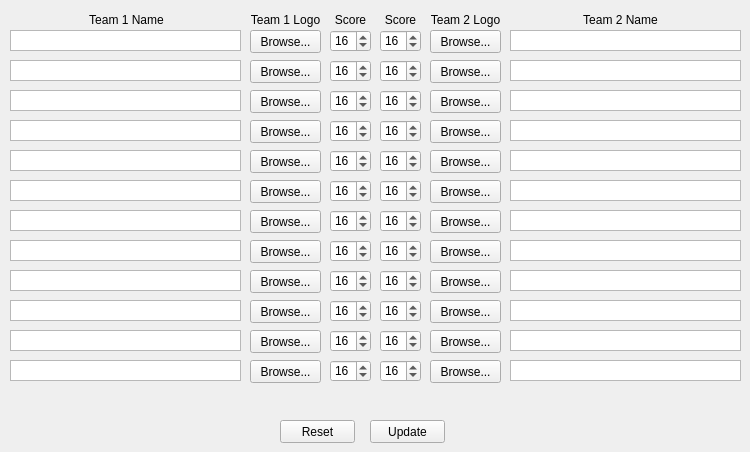
    <widget class="QWidget" name="results">
     <attribute name="title">
      <string>Results</string>
     </attribute>
     <widget class="QTextEdit" name="team_name_result_1">
      <property name="geometry">
       <rect>
        <x>10</x>
        <y>30</y>
        <width>231</width>
        <height>21</height>
       </rect>
      </property>
      <property name="verticalScrollBarPolicy">
       <enum>Qt::ScrollBarAlwaysOff</enum>
      </property>
     </widget>
     <widget class="QPushButton" name="team_logo_result_1">
      <property name="geometry">
       <rect>
        <x>250</x>
        <y>30</y>
        <width>71</width>
        <height>23</height>
       </rect>
      </property>
      <property name="text">
       <string>Browse...</string>
      </property>
     </widget>
     <widget class="QSpinBox" name="point_result_1">
      <property name="geometry">
       <rect>
        <x>330</x>
        <y>30</y>
        <width>41</width>
        <height>22</height>
       </rect>
      </property>
      <property name="value">
       <number>16</number>
      </property>
     </widget>
     <widget class="QSpinBox" name="point_result_2">
      <property name="geometry">
       <rect>
        <x>380</x>
        <y>30</y>
        <width>41</width>
        <height>22</height>
       </rect>
      </property>
      <property name="value">
       <number>16</number>
      </property>
     </widget>
     <widget class="QPushButton" name="team_logo_result_2">
      <property name="geometry">
       <rect>
        <x>430</x>
        <y>30</y>
        <width>71</width>
        <height>23</height>
       </rect>
      </property>
      <property name="text">
       <string>Browse...</string>
      </property>
     </widget>
     <widget class="QTextEdit" name="team_name_result_2">
      <property name="geometry">
       <rect>
        <x>510</x>
        <y>30</y>
        <width>231</width>
        <height>21</height>
       </rect>
      </property>
      <property name="verticalScrollBarPolicy">
       <enum>Qt::ScrollBarAlwaysOff</enum>
      </property>
     </widget>
     <widget class="QLabel" name="team_name_result_label_1">
      <property name="geometry">
       <rect>
        <x>16</x>
        <y>10</y>
        <width>221</width>
        <height>20</height>
       </rect>
      </property>
      <property name="text">
       <string>Team 1 Name</string>
      </property>
      <property name="alignment">
       <set>Qt::AlignCenter</set>
      </property>
     </widget>
     <widget class="QLabel" name="team_name_result_label_2">
      <property name="geometry">
       <rect>
        <x>510</x>
        <y>10</y>
        <width>221</width>
        <height>20</height>
       </rect>
      </property>
      <property name="text">
       <string>Team 2 Name</string>
      </property>
      <property name="alignment">
       <set>Qt::AlignCenter</set>
      </property>
     </widget>
     <widget class="QLabel" name="team_logo_result_label_1">
      <property name="geometry">
       <rect>
        <x>250</x>
        <y>10</y>
        <width>71</width>
        <height>20</height>
       </rect>
      </property>
      <property name="text">
       <string>Team 1 Logo</string>
      </property>
      <property name="alignment">
       <set>Qt::AlignCenter</set>
      </property>
     </widget>
     <widget class="QLabel" name="team_logo_result_label_2">
      <property name="geometry">
       <rect>
        <x>430</x>
        <y>10</y>
        <width>71</width>
        <height>20</height>
       </rect>
      </property>
      <property name="text">
       <string>Team 2 Logo</string>
      </property>
      <property name="alignment">
       <set>Qt::AlignCenter</set>
      </property>
     </widget>
     <widget class="QLabel" name="team_score_result_label_1">
      <property name="geometry">
       <rect>
        <x>330</x>
        <y>10</y>
        <width>41</width>
        <height>20</height>
       </rect>
      </property>
      <property name="text">
       <string>Score</string>
      </property>
      <property name="alignment">
       <set>Qt::AlignCenter</set>
      </property>
     </widget>
     <widget class="QLabel" name="team_score_result_label_2">
      <property name="geometry">
       <rect>
        <x>380</x>
        <y>10</y>
        <width>41</width>
        <height>20</height>
       </rect>
      </property>
      <property name="text">
       <string>Score</string>
      </property>
      <property name="alignment">
       <set>Qt::AlignCenter</set>
      </property>
     </widget>
     <widget class="QTextEdit" name="team_name_result_3">
      <property name="geometry">
       <rect>
        <x>510</x>
        <y>60</y>
        <width>231</width>
        <height>21</height>
       </rect>
      </property>
      <property name="verticalScrollBarPolicy">
       <enum>Qt::ScrollBarAlwaysOff</enum>
      </property>
     </widget>
     <widget class="QSpinBox" name="point_result_3">
      <property name="geometry">
       <rect>
        <x>330</x>
        <y>60</y>
        <width>41</width>
        <height>22</height>
       </rect>
      </property>
      <property name="value">
       <number>16</number>
      </property>
     </widget>
     <widget class="QPushButton" name="team_logo_result_3">
      <property name="geometry">
       <rect>
        <x>430</x>
        <y>60</y>
        <width>71</width>
        <height>23</height>
       </rect>
      </property>
      <property name="text">
       <string>Browse...</string>
      </property>
     </widget>
     <widget class="QPushButton" name="team_logo_result_4">
      <property name="geometry">
       <rect>
        <x>250</x>
        <y>60</y>
        <width>71</width>
        <height>23</height>
       </rect>
      </property>
      <property name="text">
       <string>Browse...</string>
      </property>
     </widget>
     <widget class="QSpinBox" name="point_result_4">
      <property name="geometry">
       <rect>
        <x>380</x>
        <y>60</y>
        <width>41</width>
        <height>22</height>
       </rect>
      </property>
      <property name="value">
       <number>16</number>
      </property>
     </widget>
     <widget class="QTextEdit" name="team_name_result_4">
      <property name="geometry">
       <rect>
        <x>10</x>
        <y>60</y>
        <width>231</width>
        <height>21</height>
       </rect>
      </property>
      <property name="verticalScrollBarPolicy">
       <enum>Qt::ScrollBarAlwaysOff</enum>
      </property>
     </widget>
     <widget class="QTextEdit" name="team_name_result_5">
      <property name="geometry">
       <rect>
        <x>510</x>
        <y>90</y>
        <width>231</width>
        <height>21</height>
       </rect>
      </property>
      <property name="verticalScrollBarPolicy">
       <enum>Qt::ScrollBarAlwaysOff</enum>
      </property>
     </widget>
     <widget class="QSpinBox" name="point_result_5">
      <property name="geometry">
       <rect>
        <x>330</x>
        <y>90</y>
        <width>41</width>
        <height>22</height>
       </rect>
      </property>
      <property name="value">
       <number>16</number>
      </property>
     </widget>
     <widget class="QPushButton" name="team_logo_result_5">
      <property name="geometry">
       <rect>
        <x>430</x>
        <y>90</y>
        <width>71</width>
        <height>23</height>
       </rect>
      </property>
      <property name="text">
       <string>Browse...</string>
      </property>
     </widget>
     <widget class="QPushButton" name="team_logo_result_6">
      <property name="geometry">
       <rect>
        <x>250</x>
        <y>90</y>
        <width>71</width>
        <height>23</height>
       </rect>
      </property>
      <property name="text">
       <string>Browse...</string>
      </property>
     </widget>
     <widget class="QSpinBox" name="point_result_6">
      <property name="geometry">
       <rect>
        <x>380</x>
        <y>90</y>
        <width>41</width>
        <height>22</height>
       </rect>
      </property>
      <property name="value">
       <number>16</number>
      </property>
     </widget>
     <widget class="QTextEdit" name="team_name_result_6">
      <property name="geometry">
       <rect>
        <x>10</x>
        <y>90</y>
        <width>231</width>
        <height>21</height>
       </rect>
      </property>
      <property name="verticalScrollBarPolicy">
       <enum>Qt::ScrollBarAlwaysOff</enum>
      </property>
     </widget>
     <widget class="QTextEdit" name="team_name_result_7">
      <property name="geometry">
       <rect>
        <x>510</x>
        <y>120</y>
        <width>231</width>
        <height>21</height>
       </rect>
      </property>
      <property name="verticalScrollBarPolicy">
       <enum>Qt::ScrollBarAlwaysOff</enum>
      </property>
     </widget>
     <widget class="QSpinBox" name="point_result_7">
      <property name="geometry">
       <rect>
        <x>330</x>
        <y>120</y>
        <width>41</width>
        <height>22</height>
       </rect>
      </property>
      <property name="value">
       <number>16</number>
      </property>
     </widget>
     <widget class="QPushButton" name="team_logo_result_7">
      <property name="geometry">
       <rect>
        <x>430</x>
        <y>120</y>
        <width>71</width>
        <height>23</height>
       </rect>
      </property>
      <property name="text">
       <string>Browse...</string>
      </property>
     </widget>
     <widget class="QPushButton" name="team_logo_result_8">
      <property name="geometry">
       <rect>
        <x>250</x>
        <y>120</y>
        <width>71</width>
        <height>23</height>
       </rect>
      </property>
      <property name="text">
       <string>Browse...</string>
      </property>
     </widget>
     <widget class="QSpinBox" name="point_result_8">
      <property name="geometry">
       <rect>
        <x>380</x>
        <y>120</y>
        <width>41</width>
        <height>22</height>
       </rect>
      </property>
      <property name="value">
       <number>16</number>
      </property>
     </widget>
     <widget class="QTextEdit" name="team_name_result_8">
      <property name="geometry">
       <rect>
        <x>10</x>
        <y>120</y>
        <width>231</width>
        <height>21</height>
       </rect>
      </property>
      <property name="verticalScrollBarPolicy">
       <enum>Qt::ScrollBarAlwaysOff</enum>
      </property>
     </widget>
     <widget class="QTextEdit" name="team_name_result_9">
      <property name="geometry">
       <rect>
        <x>510</x>
        <y>150</y>
        <width>231</width>
        <height>21</height>
       </rect>
      </property>
      <property name="verticalScrollBarPolicy">
       <enum>Qt::ScrollBarAlwaysOff</enum>
      </property>
     </widget>
     <widget class="QSpinBox" name="point_result_9">
      <property name="geometry">
       <rect>
        <x>330</x>
        <y>150</y>
        <width>41</width>
        <height>22</height>
       </rect>
      </property>
      <property name="value">
       <number>16</number>
      </property>
     </widget>
     <widget class="QPushButton" name="team_logo_result_9">
      <property name="geometry">
       <rect>
        <x>430</x>
        <y>150</y>
        <width>71</width>
        <height>23</height>
       </rect>
      </property>
      <property name="text">
       <string>Browse...</string>
      </property>
     </widget>
     <widget class="QPushButton" name="team_logo_result_10">
      <property name="geometry">
       <rect>
        <x>250</x>
        <y>150</y>
        <width>71</width>
        <height>23</height>
       </rect>
      </property>
      <property name="text">
       <string>Browse...</string>
      </property>
     </widget>
     <widget class="QSpinBox" name="point_result_10">
      <property name="geometry">
       <rect>
        <x>380</x>
        <y>150</y>
        <width>41</width>
        <height>22</height>
       </rect>
      </property>
      <property name="value">
       <number>16</number>
      </property>
     </widget>
     <widget class="QTextEdit" name="team_name_result_10">
      <property name="geometry">
       <rect>
        <x>10</x>
        <y>150</y>
        <width>231</width>
        <height>21</height>
       </rect>
      </property>
      <property name="verticalScrollBarPolicy">
       <enum>Qt::ScrollBarAlwaysOff</enum>
      </property>
     </widget>
     <widget class="QTextEdit" name="team_name_result_11">
      <property name="geometry">
       <rect>
        <x>510</x>
        <y>180</y>
        <width>231</width>
        <height>21</height>
       </rect>
      </property>
      <property name="verticalScrollBarPolicy">
       <enum>Qt::ScrollBarAlwaysOff</enum>
      </property>
     </widget>
     <widget class="QSpinBox" name="point_result_11">
      <property name="geometry">
       <rect>
        <x>330</x>
        <y>180</y>
        <width>41</width>
        <height>22</height>
       </rect>
      </property>
      <property name="value">
       <number>16</number>
      </property>
     </widget>
     <widget class="QPushButton" name="team_logo_result_11">
      <property name="geometry">
       <rect>
        <x>430</x>
        <y>180</y>
        <width>71</width>
        <height>23</height>
       </rect>
      </property>
      <property name="text">
       <string>Browse...</string>
      </property>
     </widget>
     <widget class="QPushButton" name="team_logo_result_12">
      <property name="geometry">
       <rect>
        <x>250</x>
        <y>180</y>
        <width>71</width>
        <height>23</height>
       </rect>
      </property>
      <property name="text">
       <string>Browse...</string>
      </property>
     </widget>
     <widget class="QSpinBox" name="point_result_12">
      <property name="geometry">
       <rect>
        <x>380</x>
        <y>180</y>
        <width>41</width>
        <height>22</height>
       </rect>
      </property>
      <property name="value">
       <number>16</number>
      </property>
     </widget>
     <widget class="QTextEdit" name="team_name_result_12">
      <property name="geometry">
       <rect>
        <x>10</x>
        <y>180</y>
        <width>231</width>
        <height>21</height>
       </rect>
      </property>
      <property name="verticalScrollBarPolicy">
       <enum>Qt::ScrollBarAlwaysOff</enum>
      </property>
     </widget>
     <widget class="QTextEdit" name="team_name_result_13">
      <property name="geometry">
       <rect>
        <x>510</x>
        <y>210</y>
        <width>231</width>
        <height>21</height>
       </rect>
      </property>
      <property name="verticalScrollBarPolicy">
       <enum>Qt::ScrollBarAlwaysOff</enum>
      </property>
     </widget>
     <widget class="QSpinBox" name="point_result_13">
      <property name="geometry">
       <rect>
        <x>330</x>
        <y>210</y>
        <width>41</width>
        <height>22</height>
       </rect>
      </property>
      <property name="value">
       <number>16</number>
      </property>
     </widget>
     <widget class="QPushButton" name="team_logo_result_13">
      <property name="geometry">
       <rect>
        <x>430</x>
        <y>210</y>
        <width>71</width>
        <height>23</height>
       </rect>
      </property>
      <property name="text">
       <string>Browse...</string>
      </property>
     </widget>
     <widget class="QPushButton" name="team_logo_result_14">
      <property name="geometry">
       <rect>
        <x>250</x>
        <y>210</y>
        <width>71</width>
        <height>23</height>
       </rect>
      </property>
      <property name="text">
       <string>Browse...</string>
      </property>
     </widget>
     <widget class="QSpinBox" name="point_result_14">
      <property name="geometry">
       <rect>
        <x>380</x>
        <y>210</y>
        <width>41</width>
        <height>22</height>
       </rect>
      </property>
      <property name="value">
       <number>16</number>
      </property>
     </widget>
     <widget class="QTextEdit" name="team_name_result_14">
      <property name="geometry">
       <rect>
        <x>10</x>
        <y>210</y>
        <width>231</width>
        <height>21</height>
       </rect>
      </property>
      <property name="verticalScrollBarPolicy">
       <enum>Qt::ScrollBarAlwaysOff</enum>
      </property>
     </widget>
     <widget class="QTextEdit" name="team_name_result_15">
      <property name="geometry">
       <rect>
        <x>510</x>
        <y>240</y>
        <width>231</width>
        <height>21</height>
       </rect>
      </property>
      <property name="verticalScrollBarPolicy">
       <enum>Qt::ScrollBarAlwaysOff</enum>
      </property>
     </widget>
     <widget class="QSpinBox" name="point_result_15">
      <property name="geometry">
       <rect>
        <x>330</x>
        <y>240</y>
        <width>41</width>
        <height>22</height>
       </rect>
      </property>
      <property name="value">
       <number>16</number>
      </property>
     </widget>
     <widget class="QPushButton" name="team_logo_result_15">
      <property name="geometry">
       <rect>
        <x>430</x>
        <y>240</y>
        <width>71</width>
        <height>23</height>
       </rect>
      </property>
      <property name="text">
       <string>Browse...</string>
      </property>
     </widget>
     <widget class="QPushButton" name="team_logo_result_16">
      <property name="geometry">
       <rect>
        <x>250</x>
        <y>240</y>
        <width>71</width>
        <height>23</height>
       </rect>
      </property>
      <property name="text">
       <string>Browse...</string>
      </property>
     </widget>
     <widget class="QSpinBox" name="point_result_16">
      <property name="geometry">
       <rect>
        <x>380</x>
        <y>240</y>
        <width>41</width>
        <height>22</height>
       </rect>
      </property>
      <property name="value">
       <number>16</number>
      </property>
     </widget>
     <widget class="QTextEdit" name="team_name_result_16">
      <property name="geometry">
       <rect>
        <x>10</x>
        <y>240</y>
        <width>231</width>
        <height>21</height>
       </rect>
      </property>
      <property name="verticalScrollBarPolicy">
       <enum>Qt::ScrollBarAlwaysOff</enum>
      </property>
     </widget>
     <widget class="QTextEdit" name="team_name_result_17">
      <property name="geometry">
       <rect>
        <x>510</x>
        <y>270</y>
        <width>231</width>
        <height>21</height>
       </rect>
      </property>
      <property name="verticalScrollBarPolicy">
       <enum>Qt::ScrollBarAlwaysOff</enum>
      </property>
     </widget>
     <widget class="QSpinBox" name="point_result_17">
      <property name="geometry">
       <rect>
        <x>330</x>
        <y>270</y>
        <width>41</width>
        <height>22</height>
       </rect>
      </property>
      <property name="value">
       <number>16</number>
      </property>
     </widget>
     <widget class="QPushButton" name="team_logo_result_17">
      <property name="geometry">
       <rect>
        <x>430</x>
        <y>270</y>
        <width>71</width>
        <height>23</height>
       </rect>
      </property>
      <property name="text">
       <string>Browse...</string>
      </property>
     </widget>
     <widget class="QPushButton" name="team_logo_result_18">
      <property name="geometry">
       <rect>
        <x>250</x>
        <y>270</y>
        <width>71</width>
        <height>23</height>
       </rect>
      </property>
      <property name="text">
       <string>Browse...</string>
      </property>
     </widget>
     <widget class="QSpinBox" name="point_result_18">
      <property name="geometry">
       <rect>
        <x>380</x>
        <y>270</y>
        <width>41</width>
        <height>22</height>
       </rect>
      </property>
      <property name="value">
       <number>16</number>
      </property>
     </widget>
     <widget class="QTextEdit" name="team_name_result_18">
      <property name="geometry">
       <rect>
        <x>10</x>
        <y>270</y>
        <width>231</width>
        <height>21</height>
       </rect>
      </property>
      <property name="verticalScrollBarPolicy">
       <enum>Qt::ScrollBarAlwaysOff</enum>
      </property>
     </widget>
     <widget class="QTextEdit" name="team_name_result_19">
      <property name="geometry">
       <rect>
        <x>510</x>
        <y>300</y>
        <width>231</width>
        <height>21</height>
       </rect>
      </property>
      <property name="verticalScrollBarPolicy">
       <enum>Qt::ScrollBarAlwaysOff</enum>
      </property>
     </widget>
     <widget class="QSpinBox" name="point_result_19">
      <property name="geometry">
       <rect>
        <x>330</x>
        <y>300</y>
        <width>41</width>
        <height>22</height>
       </rect>
      </property>
      <property name="value">
       <number>16</number>
      </property>
     </widget>
     <widget class="QPushButton" name="team_logo_result_19">
      <property name="geometry">
       <rect>
        <x>430</x>
        <y>300</y>
        <width>71</width>
        <height>23</height>
       </rect>
      </property>
      <property name="text">
       <string>Browse...</string>
      </property>
     </widget>
     <widget class="QPushButton" name="team_logo_result_20">
      <property name="geometry">
       <rect>
        <x>250</x>
        <y>300</y>
        <width>71</width>
        <height>23</height>
       </rect>
      </property>
      <property name="text">
       <string>Browse...</string>
      </property>
     </widget>
     <widget class="QSpinBox" name="point_result_20">
      <property name="geometry">
       <rect>
        <x>380</x>
        <y>300</y>
        <width>41</width>
        <height>22</height>
       </rect>
      </property>
      <property name="value">
       <number>16</number>
      </property>
     </widget>
     <widget class="QTextEdit" name="team_name_result_20">
      <property name="geometry">
       <rect>
        <x>10</x>
        <y>300</y>
        <width>231</width>
        <height>21</height>
       </rect>
      </property>
      <property name="verticalScrollBarPolicy">
       <enum>Qt::ScrollBarAlwaysOff</enum>
      </property>
     </widget>
     <widget class="QTextEdit" name="team_name_result_21">
      <property name="geometry">
       <rect>
        <x>510</x>
        <y>330</y>
        <width>231</width>
        <height>21</height>
       </rect>
      </property>
      <property name="verticalScrollBarPolicy">
       <enum>Qt::ScrollBarAlwaysOff</enum>
      </property>
     </widget>
     <widget class="QSpinBox" name="point_result_21">
      <property name="geometry">
       <rect>
        <x>330</x>
        <y>330</y>
        <width>41</width>
        <height>22</height>
       </rect>
      </property>
      <property name="value">
       <number>16</number>
      </property>
     </widget>
     <widget class="QPushButton" name="team_logo_result_21">
      <property name="geometry">
       <rect>
        <x>430</x>
        <y>330</y>
        <width>71</width>
        <height>23</height>
       </rect>
      </property>
      <property name="text">
       <string>Browse...</string>
      </property>
     </widget>
     <widget class="QPushButton" name="team_logo_result_22">
      <property name="geometry">
       <rect>
        <x>250</x>
        <y>330</y>
        <width>71</width>
        <height>23</height>
       </rect>
      </property>
      <property name="text">
       <string>Browse...</string>
      </property>
     </widget>
     <widget class="QSpinBox" name="point_result_22">
      <property name="geometry">
       <rect>
        <x>380</x>
        <y>330</y>
        <width>41</width>
        <height>22</height>
       </rect>
      </property>
      <property name="value">
       <number>16</number>
      </property>
     </widget>
     <widget class="QTextEdit" name="team_name_result_22">
      <property name="geometry">
       <rect>
        <x>10</x>
        <y>330</y>
        <width>231</width>
        <height>21</height>
       </rect>
      </property>
      <property name="verticalScrollBarPolicy">
       <enum>Qt::ScrollBarAlwaysOff</enum>
      </property>
     </widget>
     <widget class="QTextEdit" name="team_name_result_23">
      <property name="geometry">
       <rect>
        <x>510</x>
        <y>360</y>
        <width>231</width>
        <height>21</height>
       </rect>
      </property>
      <property name="verticalScrollBarPolicy">
       <enum>Qt::ScrollBarAlwaysOff</enum>
      </property>
     </widget>
     <widget class="QSpinBox" name="point_result_23">
      <property name="geometry">
       <rect>
        <x>330</x>
        <y>360</y>
        <width>41</width>
        <height>22</height>
       </rect>
      </property>
      <property name="value">
       <number>16</number>
      </property>
     </widget>
     <widget class="QPushButton" name="team_logo_result_23">
      <property name="geometry">
       <rect>
        <x>430</x>
        <y>360</y>
        <width>71</width>
        <height>23</height>
       </rect>
      </property>
      <property name="text">
       <string>Browse...</string>
      </property>
     </widget>
     <widget class="QPushButton" name="team_logo_result_24">
      <property name="geometry">
       <rect>
        <x>250</x>
        <y>360</y>
        <width>71</width>
        <height>23</height>
       </rect>
      </property>
      <property name="text">
       <string>Browse...</string>
      </property>
     </widget>
     <widget class="QSpinBox" name="point_result_24">
      <property name="geometry">
       <rect>
        <x>380</x>
        <y>360</y>
        <width>41</width>
        <height>22</height>
       </rect>
      </property>
      <property name="value">
       <number>16</number>
      </property>
     </widget>
     <widget class="QTextEdit" name="team_name_result_24">
      <property name="geometry">
       <rect>
        <x>10</x>
        <y>360</y>
        <width>231</width>
        <height>21</height>
       </rect>
      </property>
      <property name="verticalScrollBarPolicy">
       <enum>Qt::ScrollBarAlwaysOff</enum>
      </property>
     </widget>
     <widget class="QPushButton" name="update_results">
      <property name="geometry">
       <rect>
        <x>370</x>
        <y>420</y>
        <width>75</width>
        <height>23</height>
       </rect>
      </property>
      <property name="text">
       <string>Update</string>
      </property>
     </widget>
     <widget class="QPushButton" name="reset_results">
      <property name="geometry">
       <rect>
        <x>280</x>
        <y>420</y>
        <width>75</width>
        <height>23</height>
       </rect>
      </property>
      <property name="text">
       <string>Reset</string>
      </property>
     </widget>
    </widget>
